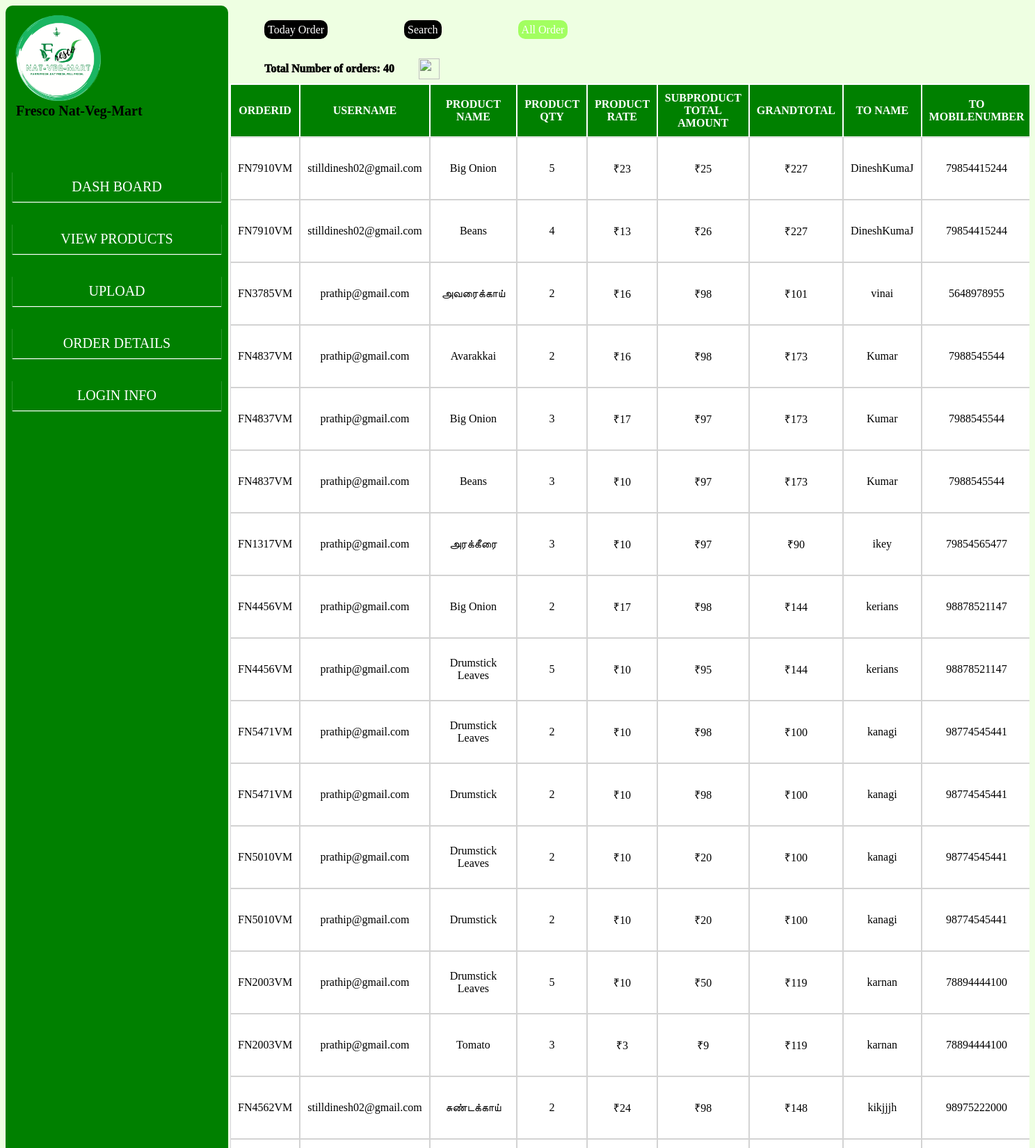
/fnvm/adminorder.php (upper part), run on the app's committed database.
### tables this page shows
CREATE TABLE `deliveryinfo` (
  `ID` int(100) NOT NULL,
  `ORDERID` varchar(100) NOT NULL,
  `USERNAME` varchar(50) NOT NULL,
  `NAME` varchar(30) NOT NULL,
  `MOBILENUMBER` varchar(30) NOT NULL,
  `ADDRESS` varchar(200) NOT NULL,
  `DISTRICT` varchar(50) NOT NULL,
  `STATE` varchar(30) NOT NULL,
  `ODATE` varchar(30) NOT NULL,
  `OTIME` varchar(30) NOT NULL,
  `OPNAME` varchar(50) NOT NULL,
  `OPQTY` varchar(100) NOT NULL,
  `OPRATE` varchar(100) NOT NULL,
  `TRATE` varchar(50) NOT NULL,
  `GRANDTOTAL` varchar(200) NOT NULL
);

CREATE TABLE `deliveryaddinfo` (
  `ID` int(100) NOT NULL,
  `DORDERID` varchar(100) NOT NULL,
  `DUSERNAME` varchar(50) NOT NULL,
  `DNAME` varchar(30) NOT NULL,
  `DMOBILENUMBER` varchar(30) NOT NULL,
  `DADDRESS` varchar(200) NOT NULL,
  `DDISTRICT` varchar(50) NOT NULL,
  `DSTATE` varchar(50) NOT NULL,
  `DODATE` varchar(30) NOT NULL,
  `DOTIME` varchar(30) NOT NULL,
  `DGRANDTOTAL` varchar(200) NOT NULL
);

### fnvm/adminorder.php (the view, shortened to what this page needs)
<?php
$con= mysqli_connect('localhost','root','root');
mysqli_select_db($con,'fnvm');
$sql="SELECT d.*,di.* FROM deliveryinfo d,deliveryaddinfo di WHERE d.ORDERID = di.DORDERID";
$retval=mysqli_query($con,$sql);
$ototal=mysqli_num_rows($retval);
?>
<!DOCTYPE html>
<html>
<head>
</head>
<body>
    <div class="all">
    <div class="container" id="container">
<div class="companynl">
     <img src="../fnvm.png" alt="NO_IMAGE" class="logo">
     <p id="title">Fresco Nat-Veg-Mart</p>
    </div>
<div class="links">
    <p id="l1"><a href="dashboad.php">DASH BOARD</a></p>
    <p id="l2"><a href="viewproductsfnvm.php">VIEW PRODUCTS</a></p>
    <p id="l3"><a href="uploadfnvm.php">UPLOAD</a></p>
    <p id="l4"><a href="adminorder.php">ORDER DETAILS</a></p>
    <p id="l5"><a href="login.php">LOGIN INFO</a></p>
    </div>
 </div>
 <div class="contents" id="contents">
    <div class="nav" id="nav">
        <ul>
            <li><a href="todayorder.php" id="torder">Today Order</a></li>
            <li><a href="searchorder.php" id="search">Search</a></li>
            <li><a href="adminorder.php" id="allorder">All Order</a></li>
        </ul>
    </div>
    <div class="user">
        <p id="ptotal">Total Number of orders: <?php echo "$ototal";?></p>
        <img src="../user.png" id="userimg">
        <p id="username"><?php echo " ".$_SESSION['AUSERNAME'];?></p>
    </div>
    <div class="tablettt">
    <table>
    <tr>
        <th>ORDERID</th>
        <th>USERNAME</th>
        <th>PRODUCT NAME</th>
        <th>PRODUCT QTY</th>
        <th>PRODUCT RATE</th>
        <th>SUBPRODUCT TOTAL AMOUNT</th>
        <th>GRANDTOTAL</th>
        <th>TO NAME</th>
        <th>TO MOBILENUMBER</th>
    </tr>
<?php
while($result = mysqli_fetch_assoc($retval))
{
         echo "
    <tr>
          <td><p>".$result['DORDERID']."</p></td>
          <td><p>".$result['DUSERNAME']."</p></td>
          <td id='g'>".$result['OPNAME']."</td>
          <td id='g'>".$result['OPQTY']."</td>
          <td id='g'>₹".$result['OPRATE']."</td>
          <td id='g'>₹".$result['TRATE']."</td>
          <td><p>₹".$result['GRANDTOTAL']."</p></td>
          <td><p>".$result['DNAME']."</p></td>
          <td><p>".$result['DMOBILENUMBER']."</p></td>
          <td><p>".$result['DADDRESS']."</p></td>
          <td><p>".$result['DDISTRICT']."</p></td>
          <td><p>".$result['DSTATE']."</p></td>
          <td><p>".$result['DODATE']."</p></td>
          <td><p>".$result['DOTIME']."</p></td>
           </tr>";
}
?>
</table></div>
</div>
</div>
</body>
</html>

### fnvm/adminorder.php (style rules this page uses)
body { background-color:#eeffe2; }
.all { display:flex; flex-direction:row; justify-content:space-between; background-color:#eeffe2; }
.container { display:flex; flex-direction:column; flex-wrap:wrap; background:green; padding:10px; height: 100vh; border-radius:10px; }
.companynl { display:flex; flex-direction:row; flex-wrap:wrap; width:300px; }
.companynl .logo { width:130px; height:130px; }
.companynl #title { align-self: center; margin: 0 0 0 5px; font-family: Monotype Corsiva; font-weight: bold; font-size: 20px; }
.links { display:flex; flex-direction:column; flex-wrap:wrap; margin-top:60px; }
.links p { padding:10px 0 10px 0; text-align: center; box-shadow:0px 1px 1px white; }
.links a { text-decoration:none; color:white; font-size:20px; font-family:Cambria Math; padding:10px; }
.contents { display:flex; flex-direction:column; flex-wrap:wrap; }
.user { display:flex; flex-direction:row; flex-wrap: wrap; align-self:flex-start; }
.user #userimg { width: 30px; height: 30px; margin:5px; align-self:center; }
.user #username { padding: 5px; }
table { width:500px; height:30vh; background-color:white; text-align:center; margin:0 0 0 0; }
table th { background-color:green; color:white; padding:10px; }
table td { padding:10px; outline:0.1px solid lightgray; }
#ptotal { align-self:center; margin:0 30px 0 50px; font-family:Microsoft JhengHei; font-weight: 1000; }
.nav { margin:10px 0 10px 0; }
ul { display:flex; flex-wrap:wrap; }
ul li { display:inline-block; margin:0 100px 0 10px; }
ul li a { border-radius:10px; background-color:black; text-decoration:none; color:white; padding:5px; }
#allorder { background-color:#a2ff60; }
.tablettt { width:1150px; height:90vh; overflow:auto; }

### data on the page
deliveryinfo: deliveryaddinfo.DORDERID "FN7910VM", deliveryaddinfo.DUSERNAME "stilldinesh02@gmail.com", OPNAME "Big Onion", OPQTY "5", OPRATE "23", TRATE "25", GRANDTOTAL "227", deliveryaddinfo.DNAME "DineshKumaJ", deliveryaddinfo.DMOBILENUMBER "79854415244"
deliveryinfo: deliveryaddinfo.DORDERID "FN7910VM", deliveryaddinfo.DUSERNAME "stilldinesh02@gmail.com", OPNAME "Beans", OPQTY "4", OPRATE "13", TRATE "26", GRANDTOTAL "227", deliveryaddinfo.DNAME "DineshKumaJ", deliveryaddinfo.DMOBILENUMBER "79854415244"
deliveryinfo: deliveryaddinfo.DORDERID "FN3785VM", deliveryaddinfo.DUSERNAME "prathip@gmail.com", OPNAME "அவரைக்காய்", OPQTY "2", OPRATE "16", TRATE "98", GRANDTOTAL "101", deliveryaddinfo.DNAME "vinai", deliveryaddinfo.DMOBILENUMBER "5648978955"
deliveryinfo: deliveryaddinfo.DORDERID "FN4837VM", deliveryaddinfo.DUSERNAME "prathip@gmail.com", OPNAME "Avarakkai", OPQTY "2", OPRATE "16", TRATE "98", GRANDTOTAL "173", deliveryaddinfo.DNAME "Kumar", deliveryaddinfo.DMOBILENUMBER "7988545544"
deliveryinfo: deliveryaddinfo.DORDERID "FN4837VM", deliveryaddinfo.DUSERNAME "prathip@gmail.com", OPNAME "Big Onion", OPQTY "3", OPRATE "17", TRATE "97", GRANDTOTAL "173", deliveryaddinfo.DNAME "Kumar", deliveryaddinfo.DMOBILENUMBER "7988545544"
deliveryinfo: deliveryaddinfo.DORDERID "FN4837VM", deliveryaddinfo.DUSERNAME "prathip@gmail.com", OPNAME "Beans", OPQTY "3", OPRATE "10", TRATE "97", GRANDTOTAL "173", deliveryaddinfo.DNAME "Kumar", deliveryaddinfo.DMOBILENUMBER "7988545544"
deliveryinfo: deliveryaddinfo.DORDERID "FN1317VM", deliveryaddinfo.DUSERNAME "prathip@gmail.com", OPNAME "அரக்கீரை", OPQTY "3", OPRATE "10", TRATE "97", GRANDTOTAL "90", deliveryaddinfo.DNAME "ikey", deliveryaddinfo.DMOBILENUMBER "79854565477"
deliveryinfo: deliveryaddinfo.DORDERID "FN4456VM", deliveryaddinfo.DUSERNAME "prathip@gmail.com", OPNAME "Big Onion", OPQTY "2", OPRATE "17", TRATE "98", GRANDTOTAL "144", deliveryaddinfo.DNAME "kerians", deliveryaddinfo.DMOBILENUMBER "98878521147"
deliveryinfo: deliveryaddinfo.DORDERID "FN4456VM", deliveryaddinfo.DUSERNAME "prathip@gmail.com", OPNAME "Drumstick Leaves", OPQTY "5", OPRATE "10", TRATE "95", GRANDTOTAL "144", deliveryaddinfo.DNAME "kerians", deliveryaddinfo.DMOBILENUMBER "98878521147"
deliveryinfo: deliveryaddinfo.DORDERID "FN5471VM", deliveryaddinfo.DUSERNAME "prathip@gmail.com", OPNAME "Drumstick Leaves", OPQTY "2", OPRATE "10", TRATE "98", GRANDTOTAL "100", deliveryaddinfo.DNAME "kanagi", deliveryaddinfo.DMOBILENUMBER "98774545441"
deliveryinfo: deliveryaddinfo.DORDERID "FN5471VM", deliveryaddinfo.DUSERNAME "prathip@gmail.com", OPNAME "Drumstick", OPQTY "2", OPRATE "10", TRATE "98", GRANDTOTAL "100", deliveryaddinfo.DNAME "kanagi", deliveryaddinfo.DMOBILENUMBER "98774545441"
deliveryinfo: deliveryaddinfo.DORDERID "FN5010VM", deliveryaddinfo.DUSERNAME "prathip@gmail.com", OPNAME "Drumstick Leaves", OPQTY "2", OPRATE "10", TRATE "20", GRANDTOTAL "100", deliveryaddinfo.DNAME "kanagi", deliveryaddinfo.DMOBILENUMBER "98774545441"
deliveryinfo: deliveryaddinfo.DORDERID "FN5010VM", deliveryaddinfo.DUSERNAME "prathip@gmail.com", OPNAME "Drumstick", OPQTY "2", OPRATE "10", TRATE "20", GRANDTOTAL "100", deliveryaddinfo.DNAME "kanagi", deliveryaddinfo.DMOBILENUMBER "98774545441"
deliveryinfo: deliveryaddinfo.DORDERID "FN2003VM", deliveryaddinfo.DUSERNAME "prathip@gmail.com", OPNAME "Drumstick Leaves", OPQTY "5", OPRATE "10", TRATE "50", GRANDTOTAL "119", deliveryaddinfo.DNAME "karnan", deliveryaddinfo.DMOBILENUMBER "78894444100"
deliveryinfo: deliveryaddinfo.DORDERID "FN2003VM", deliveryaddinfo.DUSERNAME "prathip@gmail.com", OPNAME "Tomato", OPQTY "3", OPRATE "3", TRATE "9", GRANDTOTAL "119", deliveryaddinfo.DNAME "karnan", deliveryaddinfo.DMOBILENUMBER "78894444100"
deliveryinfo: deliveryaddinfo.DORDERID "FN4562VM", deliveryaddinfo.DUSERNAME "stilldinesh02@gmail.com", OPNAME "சுண்டக்காய்", OPQTY "2", OPRATE "24", TRATE "98", GRANDTOTAL "148", deliveryaddinfo.DNAME "kikjjjh", deliveryaddinfo.DMOBILENUMBER "98975222000"

### other printed values
$ototal "40"
